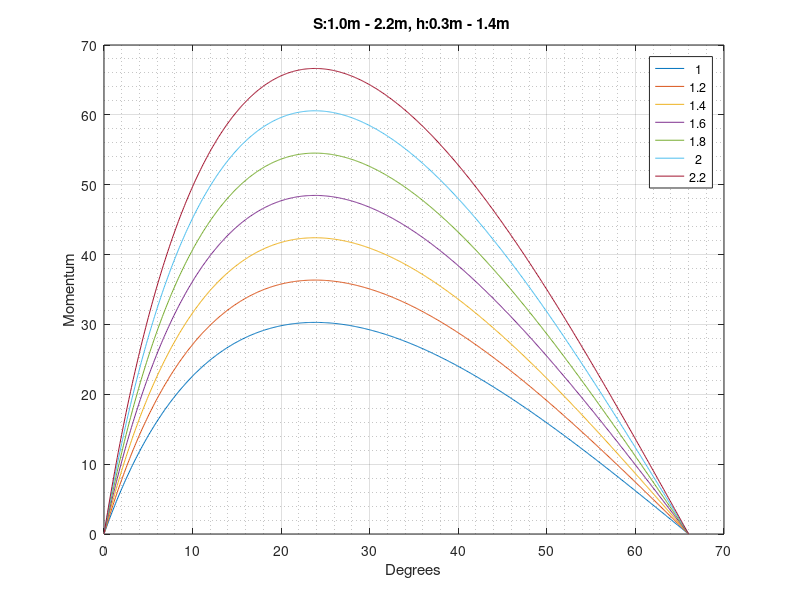

MATLAB code to generate this figure: (Note: this script raises an error after producing the figure.)
%% Define constants
F               = 100;          % Force [N]
s               = 1:0.2:2.2;    % Hekk [m]
theta           = 24;           % Hellning hekk [Deg]
alpha           = 0:0.1:90-theta;
Mexcact         = zeros(length(alpha),length(s));
h               = zeros(1,length(s));
%%
for i = 1:length(s)
    %% Calculations Excact
    wire            = s(i)*sind(theta)./(sind(alpha)*cosd(theta)+cosd(alpha)*sind(theta));
    Mexcact(:,i)    = F*cosd(alpha+theta).*(wire.^2+s(i)^2-2*wire*s(i)).^0.5;
    [MMax, I]       = max(Mexcact(:,i));
    h(i)            = wire(I)^2+s(i)^2-2*wire(I)*s(i)*cosd(alpha(I));
    %% Calculations simplified
    Msimple         = 1/2*F*wire.*sind(2*alpha+theta);
end
%% Plot
plot(alpha,Mexcact)
xlabel('Degrees')
ylabel('Momentum')
grid on
grid minor
legend(num2str(s'))
T = sprintf('S:%.1fm - %.1fm, h:%.1fm - %.1fm ',s(1),s(end),min(h),max(h));
title(T)

%% Table of Result
T = table(s',round(h,2)',round(max(Mexcact),2)');
T.Properties.VariableNames = {'s','h','Momentum'};
disp(T)